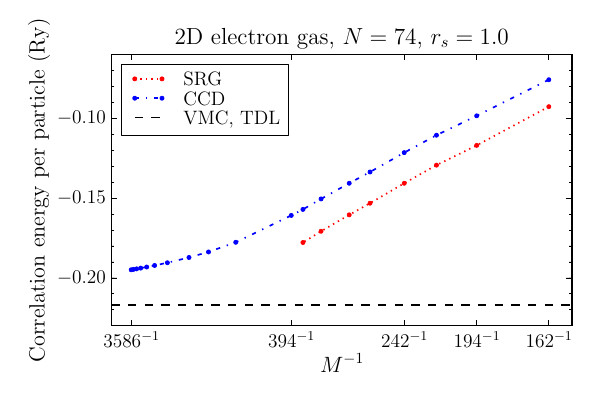

Python code for this plot:
from numpy import *
from matplotlib.pyplot import *
from matplotlib import rc
from matplotlib.ticker import MultipleLocator, FormatStrFormatter

#     Use Latex font as default
rc('font',**{'family':'serif','serif':['Helvetica']})
rc('text', usetex=True)
matplotlib.rcParams.update({'font.size': 14})
rc('legend',**{'fontsize':14})   

#     Initialize a figure
fig = figure(figsize=(6,4), dpi=60)

#     Read data file
fileName = "nShellsEne";
fileNameSRG = "N74_srg";
fileNameCCD = "N74_ccd_alpha0.5";

dataSRG = loadtxt(fileNameSRG)
dataCCD = loadtxt(fileNameCCD)
orbitsSRG = 1/dataSRG[:,1]
orbitsCCD = 1/dataCCD[:,1]
eneSRG = dataSRG[:,3]
eneCCD = dataCCD[:,3] 

dashes1 = [5,2,2,2];
dashes2 = [5,2,1,2,1,2];

spring_green = (0, 1.0, 0)

#     Plot
p1 = plot(orbitsSRG, eneSRG, color="red", linewidth=1.2, 
          linestyle=":", marker=".", label="SRG")
p3 = plot(orbitsCCD, eneCCD, color="blue", linewidth=1.2,
          linestyle="-.", marker=".", label="CCD")

plot([0, 0.0065], [-0.217, -0.217], 'k', lw=1.2, linestyle="--",
     label="VMC, TDL")
# plot([0, N_ele.max()], [0.242, 0.242], 'k', lw=1.2, linestyle="-.")
# plot([0, N_ele.max()], [0.0945, 0.0945], 'k', lw=1.2, linestyle="-")


#     Legend
leg = legend(loc='upper left', labelspacing=0.1)
fr_leg = leg.get_frame()
fr_leg.set_lw(0.6)

#     Set minor and major ticks
#majorLocatorX = MultipleLocator(50)
#minorLocatorX = MultipleLocator(10)
majorLocatorY = MultipleLocator(0.05)
minorLocatorY = MultipleLocator(0.01)
axis = fig.gca()
#axis.xaxis.set_major_locator(majorLocatorX)
#axis.xaxis.set_minor_locator(minorLocatorX)
axis.yaxis.set_major_locator(majorLocatorY)
axis.yaxis.set_minor_locator(minorLocatorY)

xticks([1./162, 1./194, 1./242, 1./394, 1./3586],
       [r'$162^{-1}$', r'$194^{-1}$', r'$242^{-1}$', 
        r'$394^{-1}$', r'$3586^{-1}$'])
#yticks([-0.217], [-0.217])

#     Limits on axes
#xlim(nShellsCCD.min(), nShellsCCD.max())
#xlim(0.0, orbitsSRG.max())
xlim(0.0, 0.0065)
#ylim(ene_hf.min(), ene_hf.max())
ylim(-0.23, -0.06)

#     Set axis labels
xlabel('$M^{-1}$', fontsize=16)
ylabel('Correlation energy per particle (Ry)', fontsize=16)
title("2D electron gas, $N = 74$, $r_{s} = 1.0$")

fig.tight_layout()
frame = axis.get_frame()
frame.set_linewidth(0.1)

#show()

fig.savefig(fileName+'.pdf', format='pdf')
fig.savefig(fileName+'.eps', format='eps')
